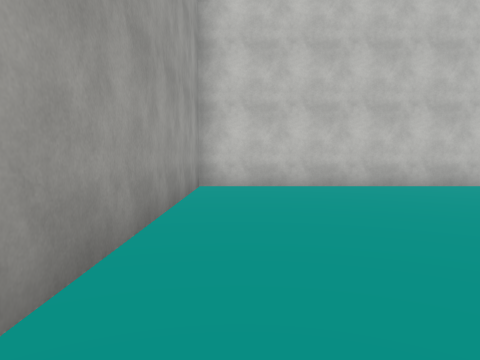
[1] (above)

24 first-person views from a walk through a 3-D level made in the Unity game engine. The camera is 1.5 m above the floor, tilts 4° down and sees 70° across. The floor is counted in squares, 2 m on a side. Each view is taken from the middle of a square. On the plan, view 1 faces up. The plan holds only what a view shows up to about 11 squares ahead; the rest is blank. The place goes on beyond the plan. The player is left out. Some surface patterns are stand-ins.

[2]
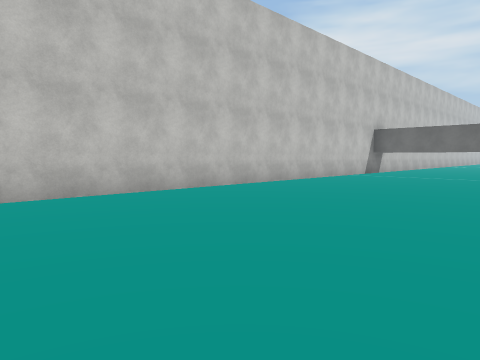

[3]
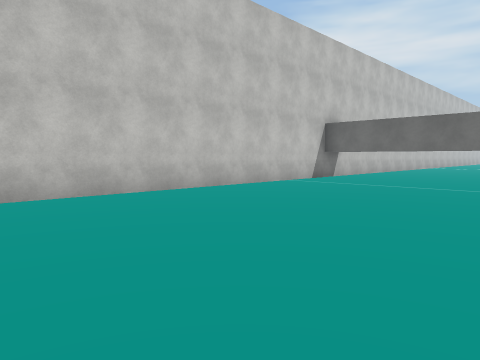

[4]
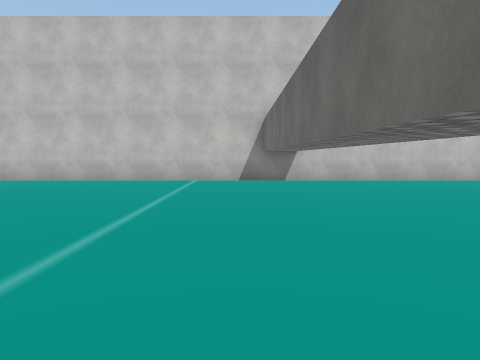

[5]
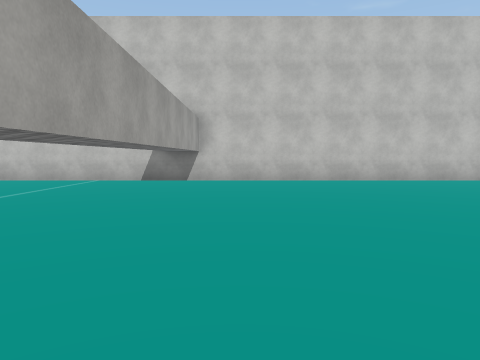

[6]
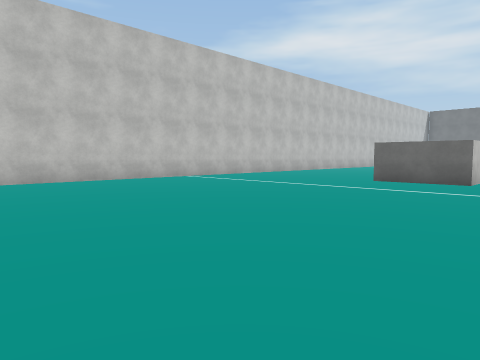

[7]
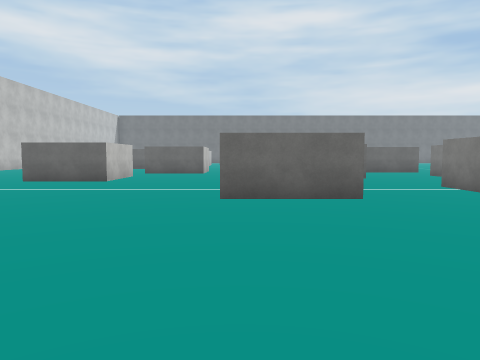

[8]
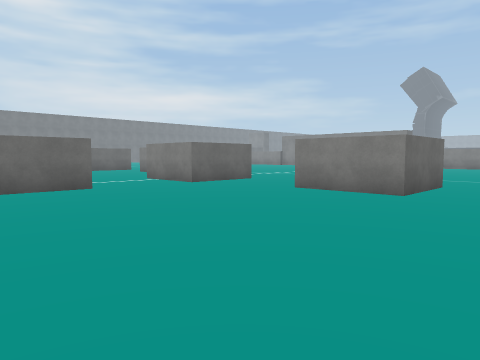

[9]
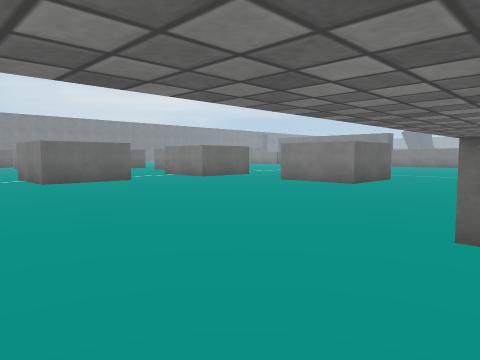

[10]
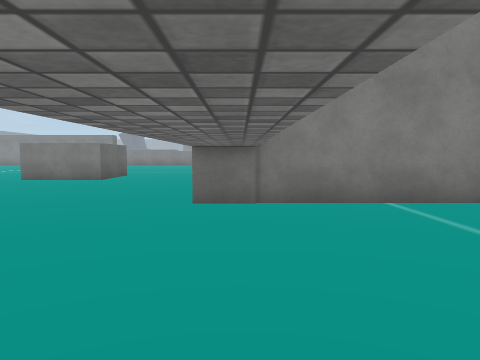

[11]
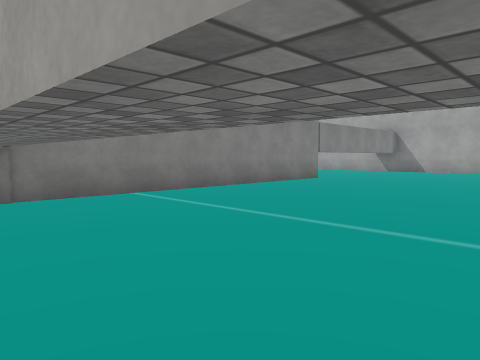

[12]
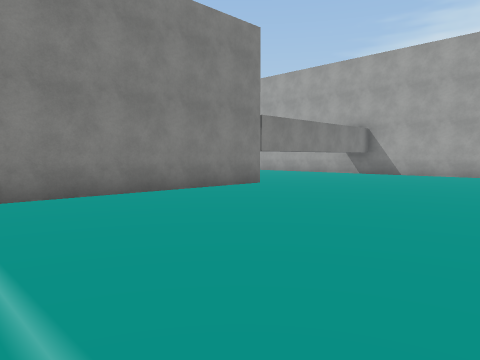

[13]
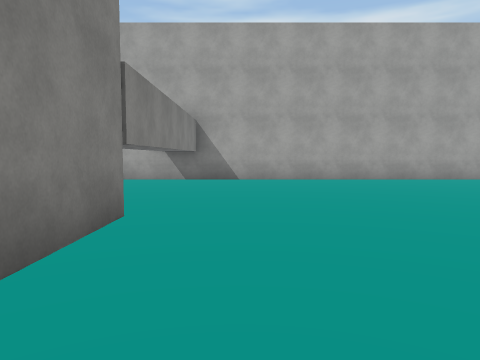

[14]
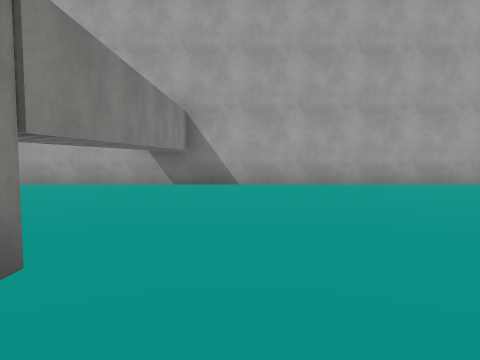

[15]
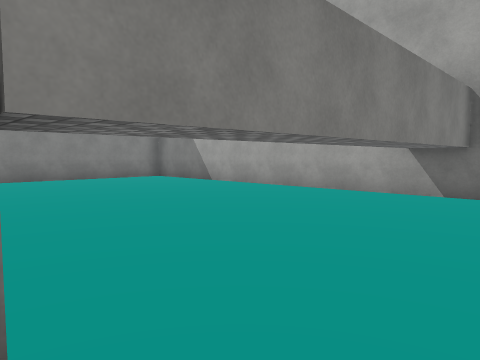

[16]
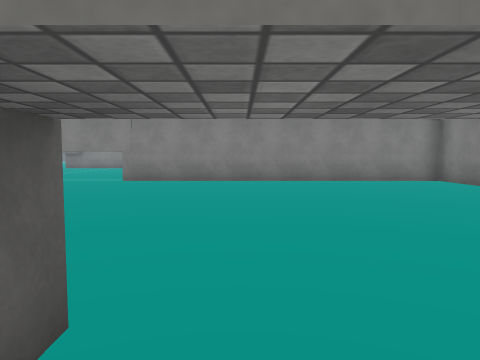

[17]
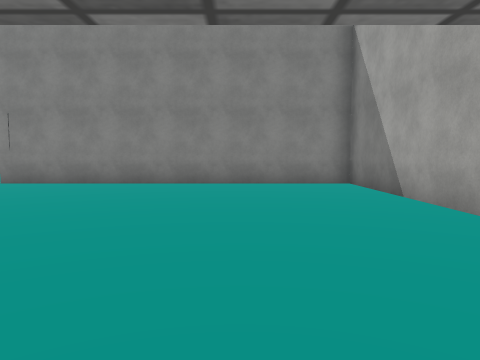

[18]
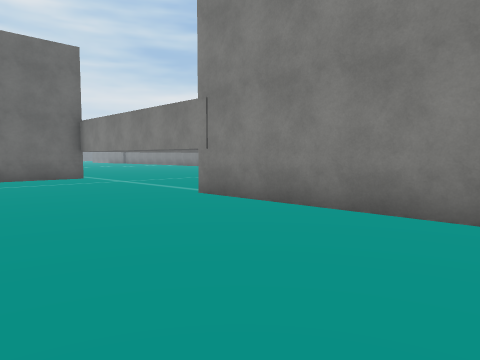

[19]
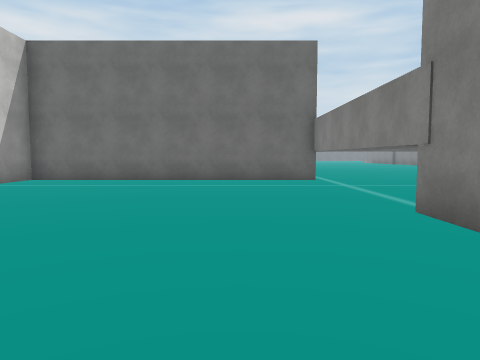

[20]
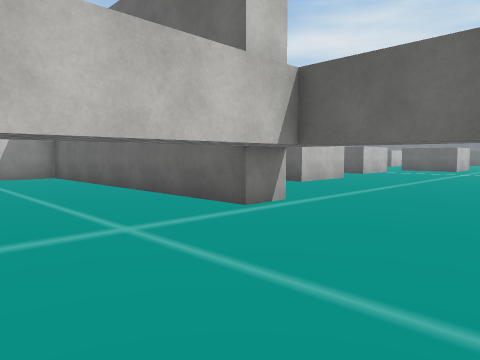

[21]
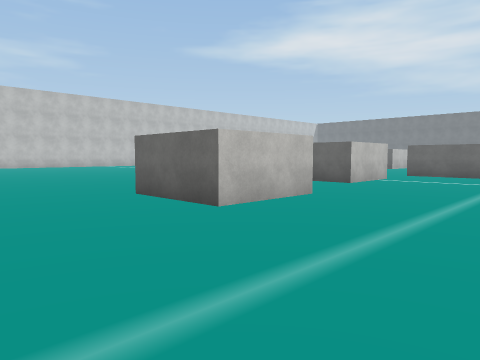

[22]
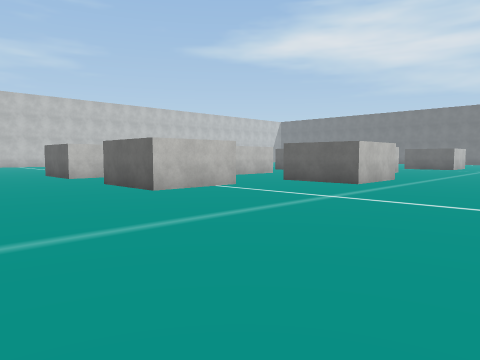

[23]
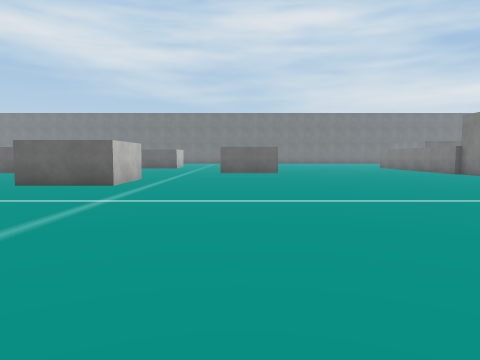

[24]
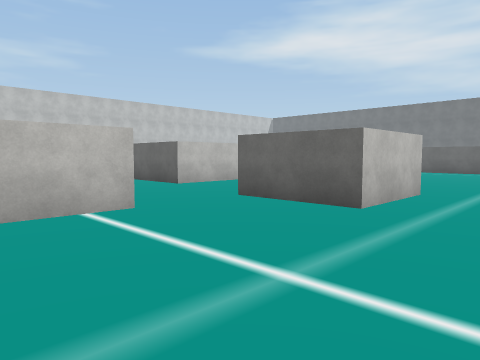

### Floor plan
Points are (right, up) in squares from view 1. A wall is a line through its corners. A room is listed if a view was taken in it or the views show most of it. See-through windows are left out.
Room 1 (views 1, 2, 3, 4, 5, 6, 7, 8, 9, 10, 11, 12, 13, 14, 15, 16, 17, 18, 19, 20, 21, 22, 23, 24)
walls: (21.9, -12.2) (19.4, -12.2) (19.4, -9.7) (21.9, -9.7); (15.9, -14.4) (14.8, -14.4) (14.8, -5.5) (13.1, -5.5); (24.9, -6.2) (24.9, -3.7) (27.5, -3.7); (5.7, -5.5) (5.7, -5); (27.5, -11.5) (24.9, -11.5) (24.9, -9) (27.5, -9); (5.6, -4.4) (15.8, -4.4); (30.1, -0.1) (29.2, -0.1) (29.2, 2.5); (32.8, -8.2) (30.4, -8.2) (30.4, -5.8); (32.2, -13.8) (29.7, -13.8) (29.7, -11.2); (24.4, 8.5) (-1, 8.5) (-1, -14.4) (8.6, -14.4)

Where each view was taken, in squares from view 1:
view 1: 0 up, 0 right, facing up
view 2: 2 up, 0 right, facing up-right
view 3: 2 up, 4 right, facing up-right
view 4: 2 down, 14 right, facing up
view 5: 2 down, 17 right, facing up
view 6: 2 down, 19 right, facing up-right
view 7: 4 down, 19 right, facing right
view 8: 3 down, 17 right, facing down-right
view 9: 1 down, 15 right, facing down-right
view 10: 1 up, 15 right, facing down
view 11: 2 up, 16 right, facing down-left
view 12: 2 up, 13 right, facing down-left
view 13: 3 down, 10 right, facing left
view 14: 3 down, 8 right, facing left
view 15: 3 down, 6 right, facing down-left
view 16: 4 down, 5 right, facing down
view 17: 5 down, 2 right, facing down
view 18: 10 down, 3 right, facing down-right
view 19: 12 down, 4 right, facing right
view 20: 18 down, 11 right, facing up-right
view 21: 16 down, 16 right, facing up-right
view 22: 18 down, 21 right, facing up-right
view 23: 17 down, 21 right, facing right
view 24: 16 down, 25 right, facing up-right
